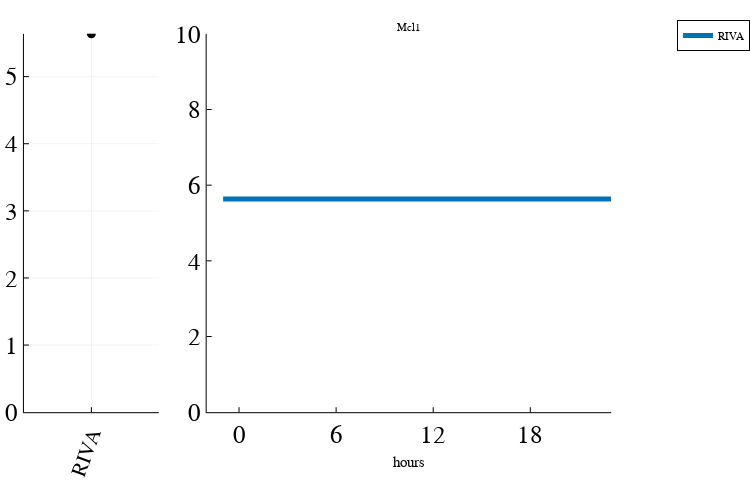
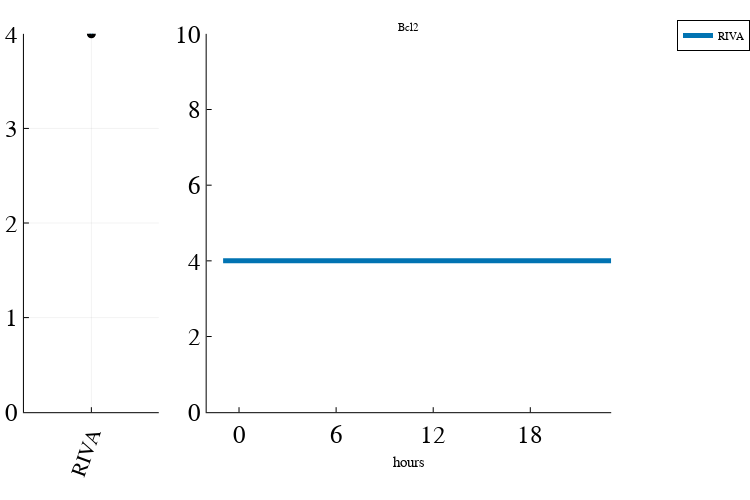
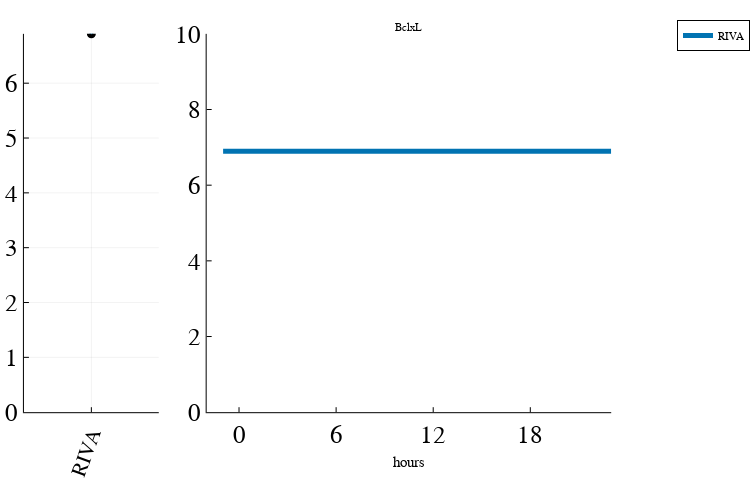

The notebook cell these images were saved under, in order:
### Markdown cell above
## hoursToPlot=18
colorArray=palette(:seaborn_colorblind)[[1,2,3,4]]
speciesToPlot=syms
maxValOfYAxis=10
conditions=conditions[[1,2,3,4]]
#speciesToPlot=["RelAnp50n","cRelnp50n","RelBnp52n","Bcl2","Mcl1","BclxL"]
#speciesToPlot=["Bcl2","Mcl1","BclxL","RelA*","RelB*","cRel*","RelAnp50n","RelBnp52n","cRelnp50n","p100*","p50*"]
speciesToPlot=["Mcl1","Bcl2","BclxL"]
qualityScaling=0.5
plotly()
#let't plot!
plotAllSpecies(speciesToPlot,conditions,colorArray,first_cell,last_cell,folder,hoursToPlot,maxValOfYAxis,qualityScaling,60);

### Code cell
hoursToPlot=24
colorArray=palette(:seaborn_colorblind)[[1,2,3,4,5]]
speciesToPlot=syms
maxValOfYAxis=10
conditions=conditions[[1]]
speciesToPlot=["Mcl1","Bcl2","BclxL"]
qualityScaling=0.5
plotly()
#let't plot!
plotAllSpecies(speciesToPlot,conditions,colorArray,first_cell,last_cell,folder,hoursToPlot,maxValOfYAxis,qualityScaling,60);

### Figure 1 — Plotly figure (JSON) as saved in the notebook; plotly's stock layout.template omitted (floating-point values rounded to 4 significant figures; data arrays with more than 128 entries replaced by an {"elided": "..."} marker saying what was removed)
{"data": [{"colorbar": {"len": 0.8225, "title": "", "x": 0.2117, "y": 0.5587}, "legendgroup": "", "marker": {"color": "rgba(1, 115, 178, 1.000)", "line": {"color": "rgba(0, 0, 0, 1.000)", "width": 5}, "size": 4, "symbol": "circle"}, "mode": "markers", "name": "", "showlegend": false, "type": "scatter", "x": [1], "xaxis": "x1", "y": [5.637], "yaxis": "y1"}, {"colorbar": {"len": 0.8225, "title": "", "x": 0.815, "y": 0.5587}, "fill": "tozeroy", "fillcolor": "rgba(1, 115, 178, 0.050)", "legendgroup": "RIVA", "line": {"color": "rgba(1, 115, 178, 1.000)", "dash": "solid", "shape": "linear", "width": 0}, "mode": "lines", "name": "RIVA", "showlegend": false, "type": "scatter", "x": {"elided": "2880 int values"}, "xaxis": "x2", "y": {"elided": "2880 null values"}, "yaxis": "y2"}, {"colorbar": {"len": 0.8225, "title": "", "x": 0.815, "y": 0.5587}, "fillrange": {"elided": "2x1440 null values"}, "legendgroup": "RIVA", "line": {"color": "rgba(1, 115, 178, 1.000)", "dash": "solid", "shape": "linear", "width": 5}, "mode": "lines", "name": "RIVA", "showlegend": true, "type": "scatter", "x": {"elided": "1440 int values"}, "xaxis": "x2", "y": {"elided": "1440 float values"}, "yaxis": "y2"}], "layout": {"annotations": [{"font": {"color": "rgba(0, 0, 0, 1.000)", "family": "sans-serif", "size": 11}, "rotation": 0, "showarrow": false, "text": "Mcl1", "x": 0.5452, "xanchor": "center", "xref": "paper", "y": 1, "yanchor": "top", "yref": "paper"}], "height": 500, "legend": {"bgcolor": "rgba(255, 255, 255, 1.000)", "bordercolor": "rgba(0, 0, 0, 1.000)", "borderwidth": 1, "font": {"color": "rgba(0, 0, 0, 1.000)", "family": "sans-serif", "size": 11}, "title": {"font": {"color": "rgba(0, 0, 0, 1.000)", "family": "sans-serif", "size": 15}, "text": ""}, "tracegroupgap": 0, "traceorder": "normal", "x": 1, "xanchor": "auto", "y": 1, "yanchor": "auto"}, "margin": {"b": 20, "l": 0, "r": 0, "t": 20}, "paper_bgcolor": "rgba(255, 255, 255, 1.000)", "plot_bgcolor": "rgba(255, 255, 255, 1.000)", "showlegend": true, "width": 750, "xaxis1": {"anchor": "y1", "domain": [0.03192, 0.2117], "gridcolor": "rgba(0, 0, 0, 0.100)", "gridwidth": 0.5, "linecolor": "rgba(0, 0, 0, 1.000)", "mirror": false, "range": [0, 2], "showgrid": true, "showline": true, "showticklabels": true, "tickangle": -70, "tickcolor": "rgb(0, 0, 0)", "tickfont": {"color": "rgba(0, 0, 0, 1.000)", "family": "sans-serif", "size": 21}, "tickmode": "array", "ticks": "inside", "ticktext": ["RIVA"], "tickvals": [1], "title": "", "titlefont": {"color": "rgba(0, 0, 0, 1.000)", "family": "sans-serif", "size": 15}, "type": "-", "visible": true, "zeroline": false, "zerolinecolor": "rgba(0, 0, 0, 1.000)"}, "xaxis2": {"anchor": "y2", "domain": [0.2755, 0.815], "gridcolor": "rgba(0, 0, 0, 0.100)", "gridwidth": 0.5, "linecolor": "rgba(0, 0, 0, 1.000)", "mirror": false, "range": [-60, 1440], "showgrid": false, "showline": true, "showticklabels": true, "tickangle": 0, "tickcolor": "rgb(0, 0, 0)", "tickfont": {"color": "rgba(0, 0, 0, 1.000)", "family": "sans-serif", "size": 25}, "tickmode": "array", "ticks": "inside", "ticktext": [0, 6, 12, 18, 24], "tickvals": [60, 420, 780, 1140, 1500], "title": "hours", "titlefont": {"color": "rgba(0, 0, 0, 1.000)", "family": "sans-serif", "size": 15}, "type": "-", "visible": true, "zeroline": false, "zerolinecolor": "rgba(0, 0, 0, 1.000)"}, "yaxis1": {"anchor": "x1", "domain": [0.1474, 0.9699], "gridcolor": "rgba(0, 0, 0, 0.100)", "gridwidth": 0.5, "linecolor": "rgba(0, 0, 0, 1.000)", "mirror": false, "range": [0, 5.637], "showgrid": true, "showline": true, "showticklabels": true, "tickangle": 0, "tickcolor": "rgb(0, 0, 0)", "tickfont": {"color": "rgba(0, 0, 0, 1.000)", "family": "sans-serif", "size": 25}, "tickmode": "array", "ticks": "inside", "ticktext": ["0", "1", "2", "3", "4", "5"], "tickvals": [0, 1, 2, 3, 4, 5], "title": "", "titlefont": {"color": "rgba(0, 0, 0, 1.000)", "family": "sans-serif", "size": 15}, "type": "-", "visible": true, "zeroline": false, "zerolinecolor": "rgba(0, 0, 0, 1.000)"}, "yaxis2": {"anchor": "x2", "domain": [0.1474, 0.9699], "gridcolor": "rgba(0, 0, 0, 0.100)", "gridwidth": 0.5, "linecolor": "rgba(0, 0, 0, 1.000)", "mirror": false, "range": [0, 10], "showgrid": false, "showline": true, "showticklabels": true, "tickangle": 0, "tickcolor": "rgb(0, 0, 0)", "tickfont": {"color": "rgba(0, 0, 0, 1.000)", "family": "sans-serif", "size": 25}, "tickmode": "array", "ticks": "inside", "ticktext": ["0", "2", "4", "6", "8", "10"], "tickvals": [0, 2, 4, 6, 8, 10], "title": "", "titlefont": {"color": "rgba(0, 0, 0, 1.000)", "family": "sans-serif", "size": 15}, "type": "-", "visible": true, "zeroline": false, "zerolinecolor": "rgba(0, 0, 0, 1.000)"}}}

### Figure 2 — Plotly figure (JSON) as saved in the notebook; plotly's stock layout.template omitted (floating-point values rounded to 4 significant figures; data arrays with more than 128 entries replaced by an {"elided": "..."} marker saying what was removed)
{"data": [{"colorbar": {"len": 0.8225, "title": "", "x": 0.2117, "y": 0.5587}, "legendgroup": "", "marker": {"color": "rgba(1, 115, 178, 1.000)", "line": {"color": "rgba(0, 0, 0, 1.000)", "width": 5}, "size": 4, "symbol": "circle"}, "mode": "markers", "name": "", "showlegend": false, "type": "scatter", "x": [1], "xaxis": "x1", "y": [4], "yaxis": "y1"}, {"colorbar": {"len": 0.8225, "title": "", "x": 0.815, "y": 0.5587}, "fill": "tozeroy", "fillcolor": "rgba(1, 115, 178, 0.050)", "legendgroup": "RIVA", "line": {"color": "rgba(1, 115, 178, 1.000)", "dash": "solid", "shape": "linear", "width": 0}, "mode": "lines", "name": "RIVA", "showlegend": false, "type": "scatter", "x": {"elided": "2880 int values"}, "xaxis": "x2", "y": {"elided": "2880 null values"}, "yaxis": "y2"}, {"colorbar": {"len": 0.8225, "title": "", "x": 0.815, "y": 0.5587}, "fillrange": {"elided": "2x1440 null values"}, "legendgroup": "RIVA", "line": {"color": "rgba(1, 115, 178, 1.000)", "dash": "solid", "shape": "linear", "width": 5}, "mode": "lines", "name": "RIVA", "showlegend": true, "type": "scatter", "x": {"elided": "1440 int values"}, "xaxis": "x2", "y": {"elided": "1440 int values"}, "yaxis": "y2"}], "layout": {"annotations": [{"font": {"color": "rgba(0, 0, 0, 1.000)", "family": "sans-serif", "size": 11}, "rotation": 0, "showarrow": false, "text": "Bcl2", "x": 0.5452, "xanchor": "center", "xref": "paper", "y": 1, "yanchor": "top", "yref": "paper"}], "height": 500, "legend": {"bgcolor": "rgba(255, 255, 255, 1.000)", "bordercolor": "rgba(0, 0, 0, 1.000)", "borderwidth": 1, "font": {"color": "rgba(0, 0, 0, 1.000)", "family": "sans-serif", "size": 11}, "title": {"font": {"color": "rgba(0, 0, 0, 1.000)", "family": "sans-serif", "size": 15}, "text": ""}, "tracegroupgap": 0, "traceorder": "normal", "x": 1, "xanchor": "auto", "y": 1, "yanchor": "auto"}, "margin": {"b": 20, "l": 0, "r": 0, "t": 20}, "paper_bgcolor": "rgba(255, 255, 255, 1.000)", "plot_bgcolor": "rgba(255, 255, 255, 1.000)", "showlegend": true, "width": 750, "xaxis1": {"anchor": "y1", "domain": [0.03192, 0.2117], "gridcolor": "rgba(0, 0, 0, 0.100)", "gridwidth": 0.5, "linecolor": "rgba(0, 0, 0, 1.000)", "mirror": false, "range": [0, 2], "showgrid": true, "showline": true, "showticklabels": true, "tickangle": -70, "tickcolor": "rgb(0, 0, 0)", "tickfont": {"color": "rgba(0, 0, 0, 1.000)", "family": "sans-serif", "size": 21}, "tickmode": "array", "ticks": "inside", "ticktext": ["RIVA"], "tickvals": [1], "title": "", "titlefont": {"color": "rgba(0, 0, 0, 1.000)", "family": "sans-serif", "size": 15}, "type": "-", "visible": true, "zeroline": false, "zerolinecolor": "rgba(0, 0, 0, 1.000)"}, "xaxis2": {"anchor": "y2", "domain": [0.2755, 0.815], "gridcolor": "rgba(0, 0, 0, 0.100)", "gridwidth": 0.5, "linecolor": "rgba(0, 0, 0, 1.000)", "mirror": false, "range": [-60, 1440], "showgrid": false, "showline": true, "showticklabels": true, "tickangle": 0, "tickcolor": "rgb(0, 0, 0)", "tickfont": {"color": "rgba(0, 0, 0, 1.000)", "family": "sans-serif", "size": 25}, "tickmode": "array", "ticks": "inside", "ticktext": [0, 6, 12, 18, 24], "tickvals": [60, 420, 780, 1140, 1500], "title": "hours", "titlefont": {"color": "rgba(0, 0, 0, 1.000)", "family": "sans-serif", "size": 15}, "type": "-", "visible": true, "zeroline": false, "zerolinecolor": "rgba(0, 0, 0, 1.000)"}, "yaxis1": {"anchor": "x1", "domain": [0.1474, 0.9699], "gridcolor": "rgba(0, 0, 0, 0.100)", "gridwidth": 0.5, "linecolor": "rgba(0, 0, 0, 1.000)", "mirror": false, "range": [0, 4], "showgrid": true, "showline": true, "showticklabels": true, "tickangle": 0, "tickcolor": "rgb(0, 0, 0)", "tickfont": {"color": "rgba(0, 0, 0, 1.000)", "family": "sans-serif", "size": 25}, "tickmode": "array", "ticks": "inside", "ticktext": ["0", "1", "2", "3", "4"], "tickvals": [0, 1, 2, 3, 4], "title": "", "titlefont": {"color": "rgba(0, 0, 0, 1.000)", "family": "sans-serif", "size": 15}, "type": "-", "visible": true, "zeroline": false, "zerolinecolor": "rgba(0, 0, 0, 1.000)"}, "yaxis2": {"anchor": "x2", "domain": [0.1474, 0.9699], "gridcolor": "rgba(0, 0, 0, 0.100)", "gridwidth": 0.5, "linecolor": "rgba(0, 0, 0, 1.000)", "mirror": false, "range": [0, 10], "showgrid": false, "showline": true, "showticklabels": true, "tickangle": 0, "tickcolor": "rgb(0, 0, 0)", "tickfont": {"color": "rgba(0, 0, 0, 1.000)", "family": "sans-serif", "size": 25}, "tickmode": "array", "ticks": "inside", "ticktext": ["0", "2", "4", "6", "8", "10"], "tickvals": [0, 2, 4, 6, 8, 10], "title": "", "titlefont": {"color": "rgba(0, 0, 0, 1.000)", "family": "sans-serif", "size": 15}, "type": "-", "visible": true, "zeroline": false, "zerolinecolor": "rgba(0, 0, 0, 1.000)"}}}

### Figure 3 — Plotly figure (JSON) as saved in the notebook; plotly's stock layout.template omitted (floating-point values rounded to 4 significant figures; data arrays with more than 128 entries replaced by an {"elided": "..."} marker saying what was removed)
{"data": [{"colorbar": {"len": 0.8225, "title": "", "x": 0.2117, "y": 0.5587}, "legendgroup": "", "marker": {"color": "rgba(1, 115, 178, 1.000)", "line": {"color": "rgba(0, 0, 0, 1.000)", "width": 5}, "size": 4, "symbol": "circle"}, "mode": "markers", "name": "", "showlegend": false, "type": "scatter", "x": [1], "xaxis": "x1", "y": [6.9], "yaxis": "y1"}, {"colorbar": {"len": 0.8225, "title": "", "x": 0.815, "y": 0.5587}, "fill": "tozeroy", "fillcolor": "rgba(1, 115, 178, 0.050)", "legendgroup": "RIVA", "line": {"color": "rgba(1, 115, 178, 1.000)", "dash": "solid", "shape": "linear", "width": 0}, "mode": "lines", "name": "RIVA", "showlegend": false, "type": "scatter", "x": {"elided": "2880 int values"}, "xaxis": "x2", "y": {"elided": "2880 null values"}, "yaxis": "y2"}, {"colorbar": {"len": 0.8225, "title": "", "x": 0.815, "y": 0.5587}, "fillrange": {"elided": "2x1440 null values"}, "legendgroup": "RIVA", "line": {"color": "rgba(1, 115, 178, 1.000)", "dash": "solid", "shape": "linear", "width": 5}, "mode": "lines", "name": "RIVA", "showlegend": true, "type": "scatter", "x": {"elided": "1440 int values"}, "xaxis": "x2", "y": {"elided": "1440 float values"}, "yaxis": "y2"}], "layout": {"annotations": [{"font": {"color": "rgba(0, 0, 0, 1.000)", "family": "sans-serif", "size": 11}, "rotation": 0, "showarrow": false, "text": "BclxL", "x": 0.5452, "xanchor": "center", "xref": "paper", "y": 1, "yanchor": "top", "yref": "paper"}], "height": 500, "legend": {"bgcolor": "rgba(255, 255, 255, 1.000)", "bordercolor": "rgba(0, 0, 0, 1.000)", "borderwidth": 1, "font": {"color": "rgba(0, 0, 0, 1.000)", "family": "sans-serif", "size": 11}, "title": {"font": {"color": "rgba(0, 0, 0, 1.000)", "family": "sans-serif", "size": 15}, "text": ""}, "tracegroupgap": 0, "traceorder": "normal", "x": 1, "xanchor": "auto", "y": 1, "yanchor": "auto"}, "margin": {"b": 20, "l": 0, "r": 0, "t": 20}, "paper_bgcolor": "rgba(255, 255, 255, 1.000)", "plot_bgcolor": "rgba(255, 255, 255, 1.000)", "showlegend": true, "width": 750, "xaxis1": {"anchor": "y1", "domain": [0.03192, 0.2117], "gridcolor": "rgba(0, 0, 0, 0.100)", "gridwidth": 0.5, "linecolor": "rgba(0, 0, 0, 1.000)", "mirror": false, "range": [0, 2], "showgrid": true, "showline": true, "showticklabels": true, "tickangle": -70, "tickcolor": "rgb(0, 0, 0)", "tickfont": {"color": "rgba(0, 0, 0, 1.000)", "family": "sans-serif", "size": 21}, "tickmode": "array", "ticks": "inside", "ticktext": ["RIVA"], "tickvals": [1], "title": "", "titlefont": {"color": "rgba(0, 0, 0, 1.000)", "family": "sans-serif", "size": 15}, "type": "-", "visible": true, "zeroline": false, "zerolinecolor": "rgba(0, 0, 0, 1.000)"}, "xaxis2": {"anchor": "y2", "domain": [0.2755, 0.815], "gridcolor": "rgba(0, 0, 0, 0.100)", "gridwidth": 0.5, "linecolor": "rgba(0, 0, 0, 1.000)", "mirror": false, "range": [-60, 1440], "showgrid": false, "showline": true, "showticklabels": true, "tickangle": 0, "tickcolor": "rgb(0, 0, 0)", "tickfont": {"color": "rgba(0, 0, 0, 1.000)", "family": "sans-serif", "size": 25}, "tickmode": "array", "ticks": "inside", "ticktext": [0, 6, 12, 18, 24], "tickvals": [60, 420, 780, 1140, 1500], "title": "hours", "titlefont": {"color": "rgba(0, 0, 0, 1.000)", "family": "sans-serif", "size": 15}, "type": "-", "visible": true, "zeroline": false, "zerolinecolor": "rgba(0, 0, 0, 1.000)"}, "yaxis1": {"anchor": "x1", "domain": [0.1474, 0.9699], "gridcolor": "rgba(0, 0, 0, 0.100)", "gridwidth": 0.5, "linecolor": "rgba(0, 0, 0, 1.000)", "mirror": false, "range": [0, 6.9], "showgrid": true, "showline": true, "showticklabels": true, "tickangle": 0, "tickcolor": "rgb(0, 0, 0)", "tickfont": {"color": "rgba(0, 0, 0, 1.000)", "family": "sans-serif", "size": 25}, "tickmode": "array", "ticks": "inside", "ticktext": ["0", "1", "2", "3", "4", "5", "6"], "tickvals": [0, 1, 2, 3, 4, 5, 6], "title": "", "titlefont": {"color": "rgba(0, 0, 0, 1.000)", "family": "sans-serif", "size": 15}, "type": "-", "visible": true, "zeroline": false, "zerolinecolor": "rgba(0, 0, 0, 1.000)"}, "yaxis2": {"anchor": "x2", "domain": [0.1474, 0.9699], "gridcolor": "rgba(0, 0, 0, 0.100)", "gridwidth": 0.5, "linecolor": "rgba(0, 0, 0, 1.000)", "mirror": false, "range": [0, 10], "showgrid": false, "showline": true, "showticklabels": true, "tickangle": 0, "tickcolor": "rgb(0, 0, 0)", "tickfont": {"color": "rgba(0, 0, 0, 1.000)", "family": "sans-serif", "size": 25}, "tickmode": "array", "ticks": "inside", "ticktext": ["0", "2", "4", "6", "8", "10"], "tickvals": [0, 2, 4, 6, 8, 10], "title": "", "titlefont": {"color": "rgba(0, 0, 0, 1.000)", "family": "sans-serif", "size": 15}, "type": "-", "visible": true, "zeroline": false, "zerolinecolor": "rgba(0, 0, 0, 1.000)"}}}
